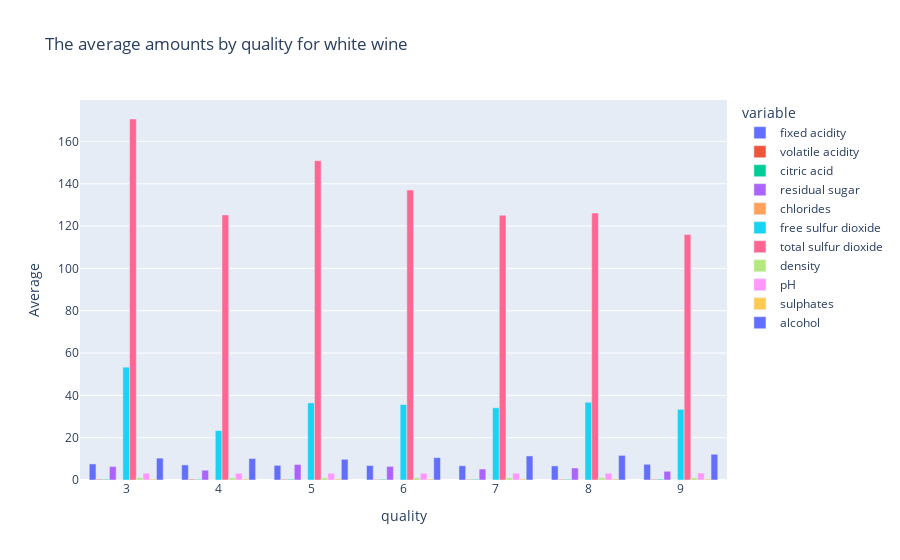

Write notebook code for a chart like this one.
### Code cell
fig = px.bar(ww_avg, x=ww_avg['quality'], y=columns , labels = {"value" : "Average"}, barmode="group", title="The average amounts by quality for white wine")
fig.show()

### Figure 1 — Plotly figure (JSON) as saved in the notebook; plotly's stock layout.template omitted (floating-point values rounded to 4 significant figures)
{"data": [{"alignmentgroup": "True", "hovertemplate": "variable=fixed acidity<br>quality=%{x}<br>Average=%{y}<extra></extra>", "legendgroup": "fixed acidity", "marker": {"color": "#636efa", "pattern": {"shape": ""}}, "name": "fixed acidity", "offsetgroup": "fixed acidity", "orientation": "v", "showlegend": true, "textposition": "auto", "type": "bar", "x": [3, 4, 5, 6, 7, 8, 9], "xaxis": "x", "y": [7.6, 7.129, 6.934, 6.838, 6.735, 6.657, 7.42], "yaxis": "y"}, {"alignmentgroup": "True", "hovertemplate": "variable=volatile acidity<br>quality=%{x}<br>Average=%{y}<extra></extra>", "legendgroup": "volatile acidity", "marker": {"color": "#EF553B", "pattern": {"shape": ""}}, "name": "volatile acidity", "offsetgroup": "volatile acidity", "orientation": "v", "showlegend": true, "textposition": "auto", "type": "bar", "x": [3, 4, 5, 6, 7, 8, 9], "xaxis": "x", "y": [0.3332, 0.3812, 0.302, 0.2606, 0.2628, 0.2774, 0.298], "yaxis": "y"}, {"alignmentgroup": "True", "hovertemplate": "variable=citric acid<br>quality=%{x}<br>Average=%{y}<extra></extra>", "legendgroup": "citric acid", "marker": {"color": "#00cc96", "pattern": {"shape": ""}}, "name": "citric acid", "offsetgroup": "citric acid", "orientation": "v", "showlegend": true, "textposition": "auto", "type": "bar", "x": [3, 4, 5, 6, 7, 8, 9], "xaxis": "x", "y": [0.336, 0.3042, 0.3377, 0.338, 0.3256, 0.3265, 0.386], "yaxis": "y"}, {"alignmentgroup": "True", "hovertemplate": "variable=residual sugar<br>quality=%{x}<br>Average=%{y}<extra></extra>", "legendgroup": "residual sugar", "marker": {"color": "#ab63fa", "pattern": {"shape": ""}}, "name": "residual sugar", "offsetgroup": "residual sugar", "orientation": "v", "showlegend": true, "textposition": "auto", "type": "bar", "x": [3, 4, 5, 6, 7, 8, 9], "xaxis": "x", "y": [6.393, 4.628, 7.335, 6.442, 5.186, 5.671, 4.12], "yaxis": "y"}, {"alignmentgroup": "True", "hovertemplate": "variable=chlorides<br>quality=%{x}<br>Average=%{y}<extra></extra>", "legendgroup": "chlorides", "marker": {"color": "#FFA15A", "pattern": {"shape": ""}}, "name": "chlorides", "offsetgroup": "chlorides", "orientation": "v", "showlegend": true, "textposition": "auto", "type": "bar", "x": [3, 4, 5, 6, 7, 8, 9], "xaxis": "x", "y": [0.0543, 0.0501, 0.05155, 0.04522, 0.03819, 0.03831, 0.0274], "yaxis": "y"}, {"alignmentgroup": "True", "hovertemplate": "variable=free sulfur dioxide<br>quality=%{x}<br>Average=%{y}<extra></extra>", "legendgroup": "free sulfur dioxide", "marker": {"color": "#19d3f3", "pattern": {"shape": ""}}, "name": "free sulfur dioxide", "offsetgroup": "free sulfur dioxide", "orientation": "v", "showlegend": true, "textposition": "auto", "type": "bar", "x": [3, 4, 5, 6, 7, 8, 9], "xaxis": "x", "y": [53.33, 23.36, 36.43, 35.65, 34.13, 36.72, 33.4], "yaxis": "y"}, {"alignmentgroup": "True", "hovertemplate": "variable=total sulfur dioxide<br>quality=%{x}<br>Average=%{y}<extra></extra>", "legendgroup": "total sulfur dioxide", "marker": {"color": "#FF6692", "pattern": {"shape": ""}}, "name": "total sulfur dioxide", "offsetgroup": "total sulfur dioxide", "orientation": "v", "showlegend": true, "textposition": "auto", "type": "bar", "x": [3, 4, 5, 6, 7, 8, 9], "xaxis": "x", "y": [170.6, 125.3, 150.9, 137.0, 125.1, 126.2, 116], "yaxis": "y"}, {"alignmentgroup": "True", "hovertemplate": "variable=density<br>quality=%{x}<br>Average=%{y}<extra></extra>", "legendgroup": "density", "marker": {"color": "#B6E880", "pattern": {"shape": ""}}, "name": "density", "offsetgroup": "density", "orientation": "v", "showlegend": true, "textposition": "auto", "type": "bar", "x": [3, 4, 5, 6, 7, 8, 9], "xaxis": "x", "y": [0.9949, 0.9943, 0.9953, 0.994, 0.9925, 0.9922, 0.9915], "yaxis": "y"}, {"alignmentgroup": "True", "hovertemplate": "variable=pH<br>quality=%{x}<br>Average=%{y}<extra></extra>", "legendgroup": "pH", "marker": {"color": "#FF97FF", "pattern": {"shape": ""}}, "name": "pH", "offsetgroup": "pH", "orientation": "v", "showlegend": true, "textposition": "auto", "type": "bar", "x": [3, 4, 5, 6, 7, 8, 9], "xaxis": "x", "y": [3.188, 3.183, 3.169, 3.189, 3.214, 3.219, 3.308], "yaxis": "y"}, {"alignmentgroup": "True", "hovertemplate": "variable=sulphates<br>quality=%{x}<br>Average=%{y}<extra></extra>", "legendgroup": "sulphates", "marker": {"color": "#FECB52", "pattern": {"shape": ""}}, "name": "sulphates", "offsetgroup": "sulphates", "orientation": "v", "showlegend": true, "textposition": "auto", "type": "bar", "x": [3, 4, 5, 6, 7, 8, 9], "xaxis": "x", "y": [0.4745, 0.4761, 0.4822, 0.4911, 0.5031, 0.4862, 0.466], "yaxis": "y"}, {"alignmentgroup": "True", "hovertemplate": "variable=alcohol<br>quality=%{x}<br>Average=%{y}<extra></extra>", "legendgroup": "alcohol", "marker": {"color": "#636efa", "pattern": {"shape": ""}}, "name": "alcohol", "offsetgroup": "alcohol", "orientation": "v", "showlegend": true, "textposition": "auto", "type": "bar", "x": [3, 4, 5, 6, 7, 8, 9], "xaxis": "x", "y": [10.35, 10.15, 9.809, 10.58, 11.37, 11.64, 12.18], "yaxis": "y"}], "layout": {"barmode": "group", "legend": {"title": {"text": "variable"}, "tracegroupgap": 0}, "title": {"text": "The average amounts by quality for white wine"}, "xaxis": {"anchor": "y", "domain": [0, 1], "title": {"text": "quality"}}, "yaxis": {"anchor": "x", "domain": [0, 1], "title": {"text": "Average"}}}}
